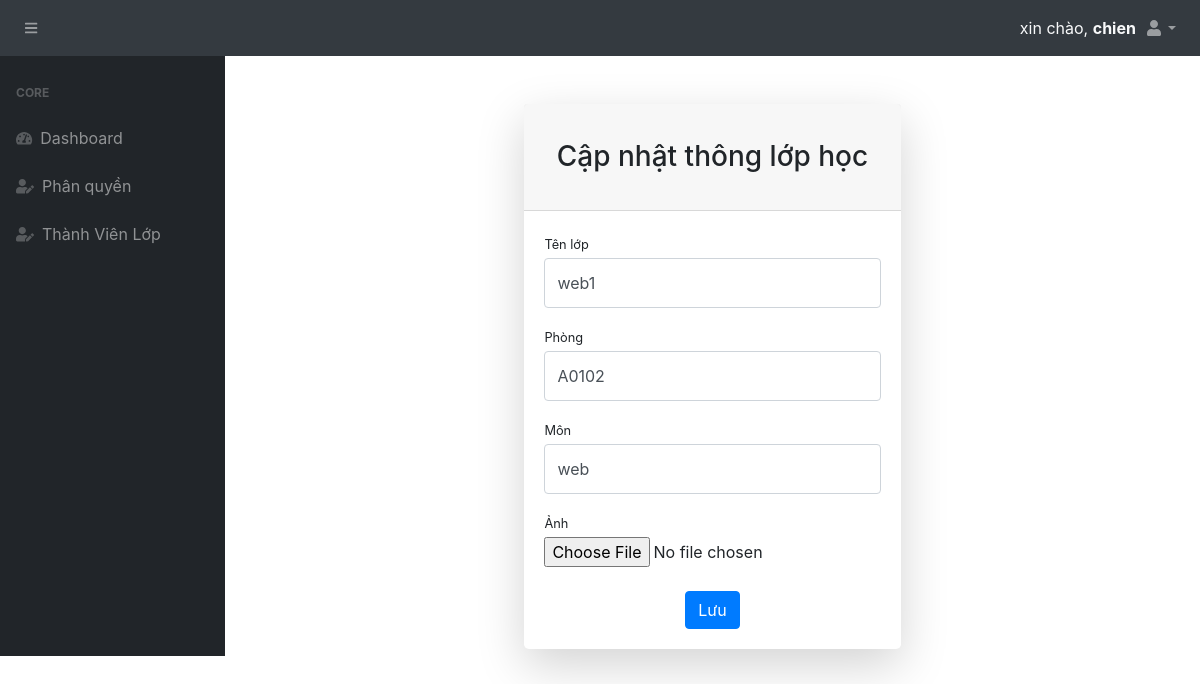
/admin/SuaLop.php?id=5 (signed in), run on the app's committed database.
### tables this page shows
CREATE TABLE `lop` (
  `IdLop` int(11) NOT NULL,
  `TenLop` varchar(255) NOT NULL,
  `Phong` varchar(10) NOT NULL,
  `Mon` varchar(50) NOT NULL,
  `HinhLop` varchar(255) NOT NULL,
  `MaLop` int(11) NOT NULL,
  `IdGV` int(11) NOT NULL
);

### admin/SuaLop.php (the view, shortened to what this page needs)
<!DOCTYPE html>
<html lang="en">
<head>
    <link href="../style.css" rel="stylesheet" />
    <link rel="stylesheet" href="https://maxcdn.bootstrapcdn.com/bootstrap/4.5.2/css/bootstrap.min.css">
</head>
<body>
    <?php
    $tenlop = '';
    $phong = '';
    $mon = '';
    if (isset($_GET['id'])) {
        $id = $_GET['id'];
        $conn = open_database();
        $stmt = $conn->prepare("SELECT * from lop where IdLop = ?");
        $stmt->bind_param('i', $id);
        if (!$stmt->execute()) {
            die("Query error:" . $stmt->error);
        }
        $result = $stmt->get_result();
        $row = $result->fetch_assoc();
        $tenlop = $row['TenLop'];
        $phong = $row['Phong'];
        $mon = $row['Mon'];
    }
    ?>
    <nav class="sb-topnav navbar navbar-expand navbar-dark bg-dark">
        <button class="btn btn-link btn-sm order-0 order-lg-0" id="sidebarToggle" href="#"><i class="fas fa-bars"></i></button>
        <ul class="navbar-nav ml-auto ml-0">
            <li class="text-light mt-2">
                xin chào,
                <span class="font-weight-bold">
                    <?php
                    echo $_SESSION["Username"];
                    ?>
                </span>
            </li>
            <li class="nav-item dropdown">
                <a class="nav-link dropdown-toggle" id="userDropdown" href="#" role="button" data-toggle="dropdown" aria-haspopup="true" aria-expanded="false"><i class="fas fa-user fa-fw"></i></a>
            </li>
        </ul>
    </nav>
    <div id="layoutSidenav" style="height: 600px;">
        <div id="layoutSidenav_nav">
            <nav class="sb-sidenav accordion sb-sidenav-dark" id="sidenavAccordion">
                <div class="sb-sidenav-menu">
                    <div class="nav">
                        <div class="sb-sidenav-menu-heading">Core</div>
                        <a class="nav-link" href="dashboard.php">
                            <div class="sb-nav-link-icon"><i class="fas fa-tachometer-alt"></i></div>
                            Dashboard
                        </a>
                        <a class="nav-link" href="PhanQuyen.php">
                            <div class="sb-nav-link-icon"><i class="fas fa-user-edit"></i></div>
                            Phân quyền
                        </a>
                        <a class="nav-link" href="ThanhVienLop.php">
                            <div class="sb-nav-link-icon"><i class="fas fa-user-edit"></i></div>
                            Thành Viên Lớp
                        </a>
                    </div>
                </div>
            </nav>
        </div>
        <div id="layoutSidenav_content">
            <main>
                <div class="container-fluid">
                    <div class="row justify-content-center">
                        <div class="col-md-5">
                            <div class="card shadow-lg border-0 rounded-lg mt-5">
                                <div class="card-header">
                                    <h3 class="text-center font-weight-nomal my-4">Cập nhật thông lớp học</h3>
                                </div>
                                <div class="card-body">
                                    <form method="post" action="SuaLop.php" enctype="multipart/form-data">
                                        <div class="form-group">
                                            <label class="small mb-1" for="inputClassName">Tên lớp</label>
                                            <input name="tenlop" value="<?= $tenlop ?>" class="form-control py-4" id="inputClassName" type="text" placeholder="Nhập tên lớp" />
                                        </div>
                                        <div class="form-group">
                                            <label class="small mb-1" for="inputClassRoom">Phòng</label>
                                            <input name="phong" value="<?= $phong ?>" class="form-control py-4" id="inputClassRoom" type="text" placeholder="Nhập phòng" />
                                        </div>
                                        <div class="form-group">
                                            <label class="small mb-1" for="inputClassProject">Môn</label>
                                            <input name="mon" value="<?= $mon ?>" class="form-control py-4" id="inputClassProject" type="text" placeholder="Nhập môn học" />
                                        </div>
                                        <div class="form-group">
                                            <label class="small mb-1" for="fileToUpload">Ảnh</label>
                                            <input name="fileAnh" class="form-control-file" id="fileToUpload" type="file" required />
                                        </div>
                                        <div class="form-group d-flex align-items-center justify-content-between mt-4 mb-0">
                                            <button name="savechanges" type="submit" class="btn btn-primary m-auto">Lưu</button>
                                        </div>
                                    </form>
                                </div>
                            </div>
                        </div>
                    </div>
                </div>
            </main>
        </div>
    </div>
</body>
</html>

### style.css (style rules this page uses)
#layoutSidenav { display: flex; }
#layoutSidenav #layoutSidenav_nav { flex-basis: 225px; flex-shrink: 0; transition: transform 0.15s ease-in-out; z-index: 1038; transform: translateX(-225px); }
#layoutSidenav #layoutSidenav_content { position: relative; display: flex; flex-direction: column; justify-content: space-between; min-width: 0; flex-grow: 1; min-height: calc(100vh - 56px); margin-left: -225px; }
@media (min-width: 992px) { #layoutSidenav #layoutSidenav_nav { transform: translateX(0); } }
@media (min-width: 992px) { #layoutSidenav #layoutSidenav_content { margin-left: 0; transition: margin 0.15s ease-in-out; } }
.nav .nav-link .sb-nav-link-icon, .sb-sidenav-menu .nav-link .sb-nav-link-icon { margin-right: 0.5rem; }
.sb-topnav { padding-left: 0; height: 56px; z-index: 1039; }
.sb-topnav.navbar-dark #sidebarToggle { color: rgba(255, 255, 255, 0.5); }
.sb-sidenav { display: flex; flex-direction: column; height: 100%; flex-wrap: nowrap; }
.sb-sidenav .sb-sidenav-menu { flex-grow: 1; }
.sb-sidenav .sb-sidenav-menu .nav { flex-direction: column; flex-wrap: nowrap; }
.sb-sidenav .sb-sidenav-menu .nav .sb-sidenav-menu-heading { padding: 1.75rem 1rem 0.75rem; font-size: 0.75rem; font-weight: bold; text-transform: uppercase; }
.sb-sidenav .sb-sidenav-menu .nav .nav-link { display: flex; align-items: center; padding-top: 0.75rem; padding-bottom: 0.75rem; position: relative; }
.sb-sidenav .sb-sidenav-menu .nav .nav-link .sb-nav-link-icon { font-size: 0.9rem; }
.sb-sidenav-dark { background-color: #212529; color: rgba(255, 255, 255, 0.5); }
.sb-sidenav-dark .sb-sidenav-menu .sb-sidenav-menu-heading { color: rgba(255, 255, 255, 0.25); }
.sb-sidenav-dark .sb-sidenav-menu .nav-link { color: rgba(255, 255, 255, 0.5); }
.sb-sidenav-dark .sb-sidenav-menu .nav-link .sb-nav-link-icon { color: rgba(255, 255, 255, 0.25); }

### data on the page
lop: tenlop "web1", phong "A0102", mon "web"

### other printed values
$_SESSION["Username"] "chien"
